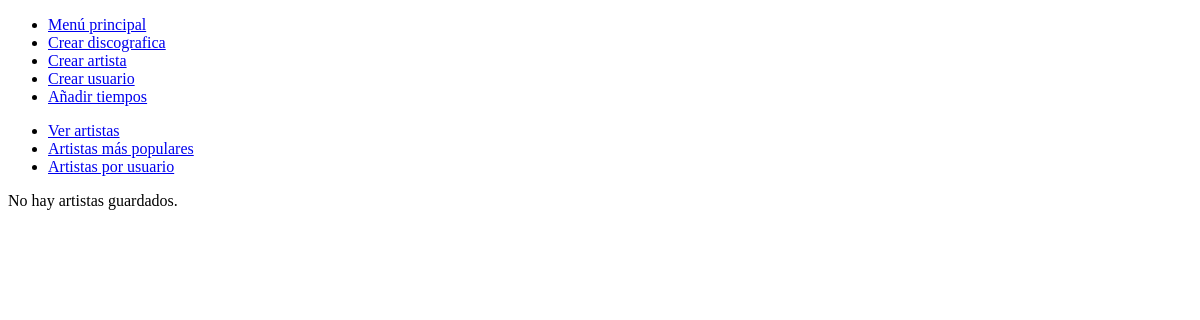
The app's page /practica/artistas/, older data.
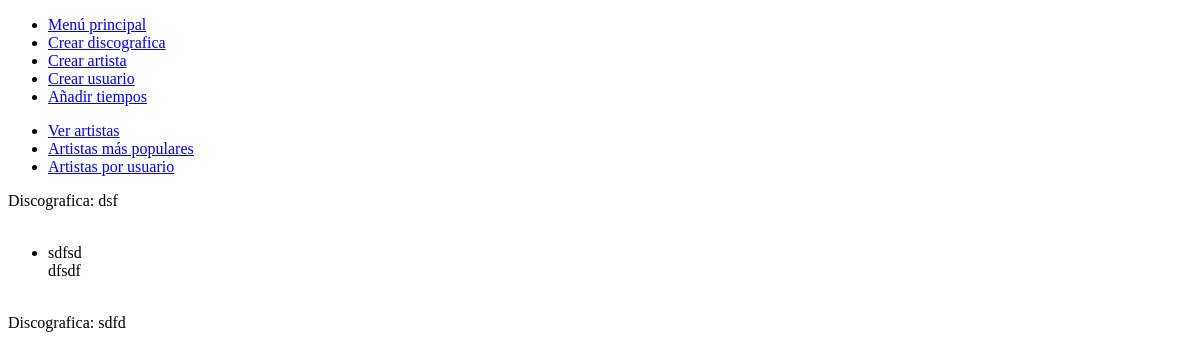
The same page, newer data.
### practica/models.py (models this page shows, shortened)
class Discografica(models.Model):
    discografica_id = models.AutoField(primary_key=True)
    nombre = models.CharField(max_length=200, unique=True)
    pais = models.CharField(max_length=200, unique=True)

class Artista(models.Model):
    artista_id = models.AutoField(primary_key=True)
    nombre = models.CharField(max_length=200)
    pais = models.CharField(max_length=200)
    discografica = models.ForeignKey(Discografica, on_delete=models.CASCADE)
    fecha = models.DateField()
    estilos = models.ManyToManyField(Estilo, default=[], blank=True)

### practica/views.py (the view)
# urls.py: path('artistas/', views.artistas_por_discografica),
def artistas_por_discografica(request):
    result = dict()
    discograficas = Discografica.objects.all()
    for discografica in discograficas:
        result[discografica.nombre] = discografica.artista_set.all()
    print(result)
    return render(request, 'practica/artistas.html', {'artistas': result})

### practica/templates/practica/artistas.html (shortened to what this page needs)
{% extends "practica/base.html" %}
{% block content %}
    {% if artistas %}
        {% for key, values in artistas.items %}
            Discografica: {{ key }}
            <ul>
                <br/>
                {% for artista in values %}
                    <li>{{ artista.nombre }}<br/>
                        {{ artista.pais }}<br/>
                    </li>
                {% endfor %}
            </ul>
            <br/>
        {% endfor %}
    {% else %}
        <p>No hay artistas guardados.</p>
    {% endif %}
{% endblock %}

Row changes from the older to the newer data that the page shows:
added Discografica: artistas "dsf"
now on this page (row unchanged): Artista: nombre "sdfsd", pais "dfsdf"
added Discografica: artistas "sdfd"
Text that changed along with them:
new list line: "Discografica:"
text no longer shown: "No hay artistas guardados."
